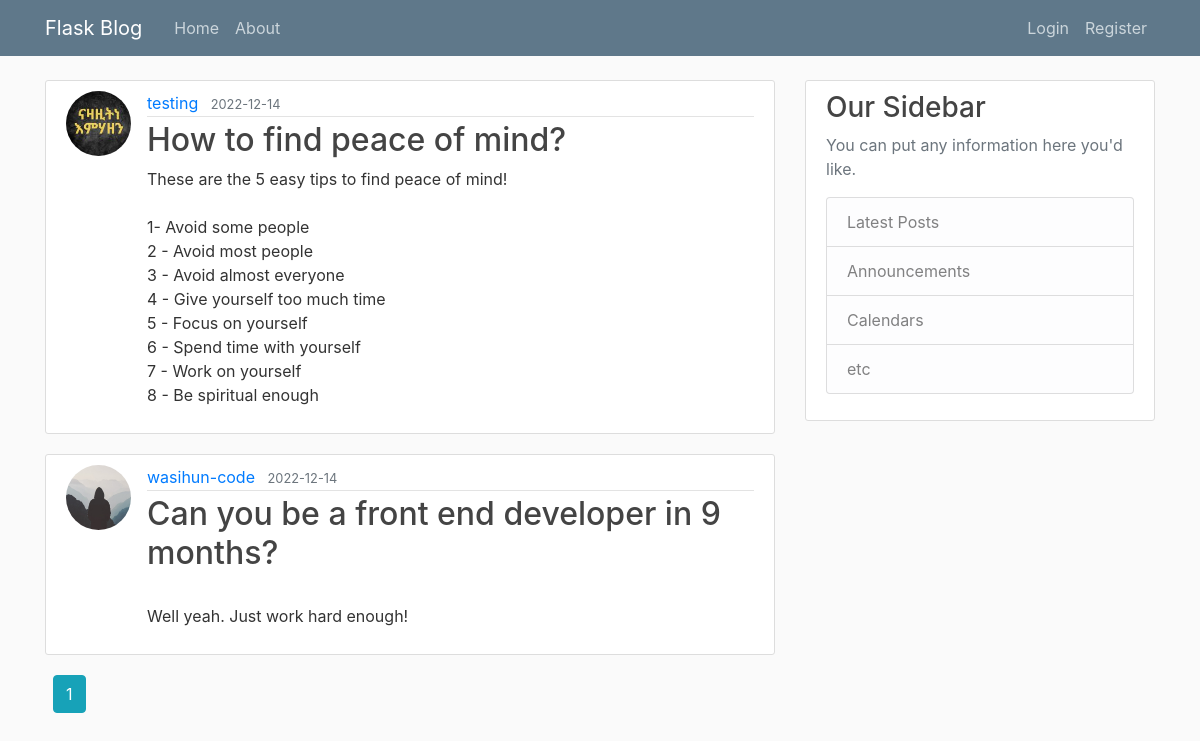
The page /index on the database as committed earlier.
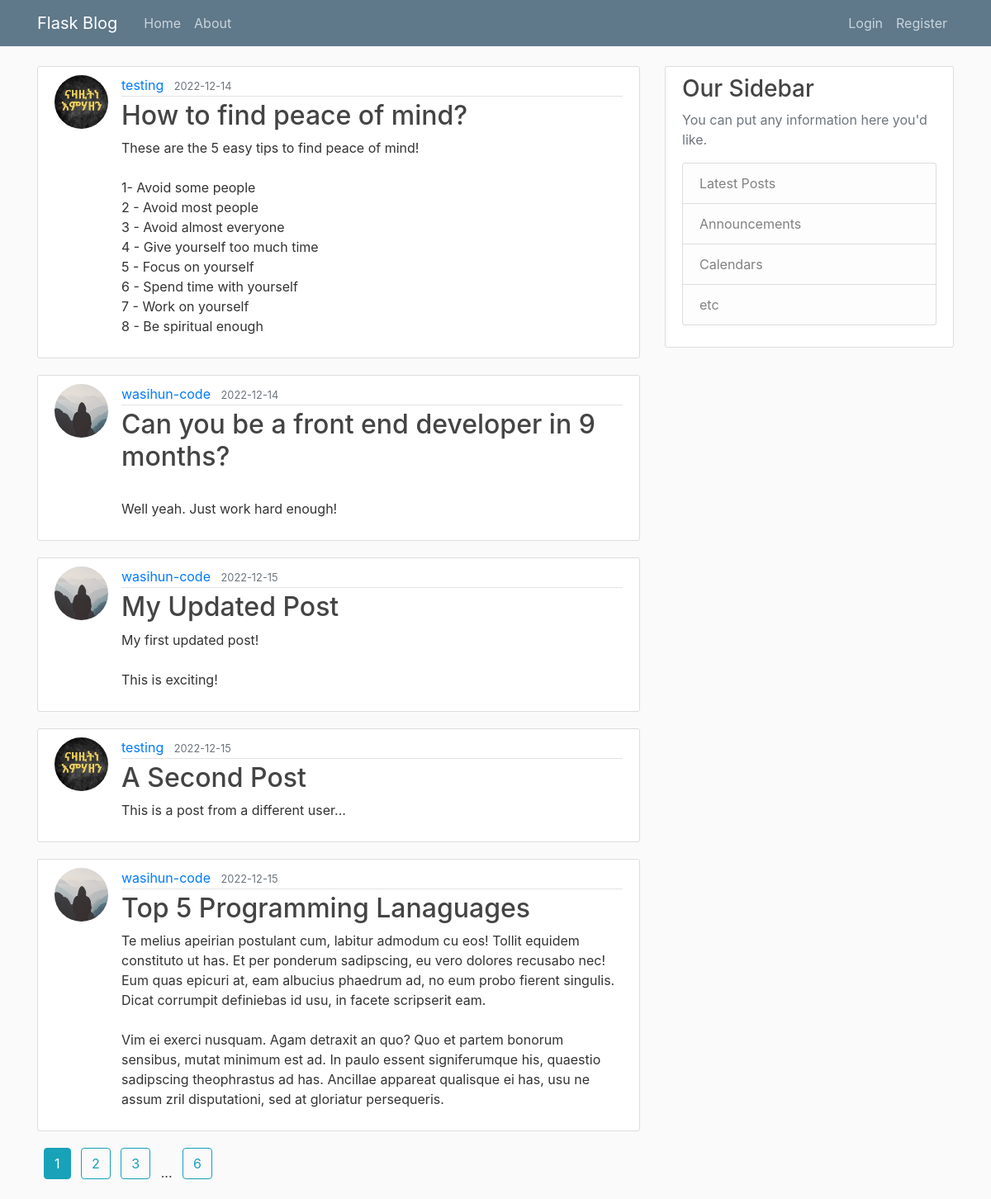
The same page on the database as committed later.
### flaskblog/models.py (models this page shows, shortened)
class Post(db.Model):
    id = db.Column(db.Integer, primary_key=True)
    title = db.Column(db.String(100), nullable=False, unique=True)
    date_posted = db.Column(db.DateTime, nullable=False, default=datetime.utcnow())
    content = db.Column(db.Text, nullable=False)
    user_id = db.Column(db.Integer, db.ForeignKey("user.id"), nullable=False)

class User(db.Model, UserMixin):
    id = db.Column(db.Integer, primary_key=True)
    username = db.Column(db.String(20), unique=True, nullable=False)
    email = db.Column(db.String(120), unique=True, nullable=False)
    password = db.Column(db.String(60), nullable=False)
    image = db.Column(
        db.String(20),
        nullable=False,
        default="default.jpg",
    )
    posts = db.relationship("Post", backref="author", lazy=True)

### flaskblog/routes.py (the view)
@app.route("/")
@app.route("/index")
def index() -> str:
    page = request.args.get("page", 1, type=int)
    posts = Post.query.paginate(per_page=5, page=page)
    return render_template("index.html", posts=posts)

### flaskblog/templates/index.html (shortened to what this page needs)
{% extends 'layout.html' %}
{% block content %}
    {% for post in posts %}
        <article class="media content-section">
            <img class="rounded-circle article-img"
                src="{{url_for('static', filename='profile_pictures/'+post.author.image)}}" />
                <div class="media-body">
                    <div class="article-metadata">
                        <a class="mr-2" href="#">{{ post.author.username }}</a>
                        <small class="text-muted">{{ post.date_posted.strftime('%Y-%m-%d') }}</small>
                    </div>
                    <h2><a class="article-title" href=" {{ url_for('post', post_id=post.id) }} ">
                        {{ post.title }}</a></h2>
                    <p class="article-content">{{ post.content }}</p>
                </div>
        </article>
    {% endfor %}
    {% for page_num in posts.iter_pages(left_edge=1, right_edge=1, left_current=1, right_current=2) %}
        {% if page_num %}
            {% if posts.page == page_num %}
                <a class="btn btn-info ml-2 mb-4" href={{ url_for('index', page=page_num)}}> {{ page_num }} </a>
            {% else %}
                <a class="btn btn-outline-info ml-2 mb-4" href={{ url_for('index', page=page_num )}}> {{ page_num }} </a>
            {% endif %}
        {% else %}
            <span class="ml-2"> ... </span>
        {% endif %}
    {% endfor %}
{% endblock content %}

### flaskblog/templates/layout.html (shortened to what this page needs)
<!doctype html>
<html lang="en">
  <head>
    <link rel="stylesheet" href="https://stackpath.bootstrapcdn.com/bootstrap/4.3.1/css/bootstrap.min.css">
    <link rel="stylesheet" type="text/css" href=" {{ url_for('static', filename='styles.css') }}" />
  </head>
  <body>
    <header class="site-header">
        <nav class="navbar navbar-expand-md navbar-dark bg-steel fixed-top">
          <div class="container">
            <a class="navbar-brand mr-4" href="/">Flask Blog</a>
            <div class="collapse navbar-collapse" id="navbarToggle">
              <div class="navbar-nav mr-auto">
                <a class="nav-item nav-link" href="{{ url_for('index') }}">Home</a>
                <a class="nav-item nav-link" href="{{ url_for('about') }}">About</a>
              </div>
              <div class="navbar-nav">
                {% if current_user.is_authenticated %}
                    <a class="nav-item nav-link" href="{{ url_for('new_post') }}">New Post</a>
                    <a class="nav-item nav-link" href="{{ url_for('account') }}">Account</a>
                    <a class="nav-item nav-link" href="{{ url_for('logout') }}">Logout</a>
                {% else %}
                    <a class="nav-item nav-link" href="{{ url_for('login') }}">Login</a>
                    <a class="nav-item nav-link" href="{{ url_for('register') }}">Register</a>
                {% endif %}
              </div>
            </div>
          </div>
        </nav>
      </header>
      <main role="main" class="container mt-5">
        <div class="row">
          <div class="col-md-8">
            {% block content %}
            {% endblock %}
          </div>
          <div class="col-md-4">
            <div class="content-section">
              <h3>Our Sidebar</h3>
              <p class='text-muted'>You can put any information here you'd like.
                <ul class="list-group">
                  <li class="list-group-item list-group-item-light">Latest Posts</li>
                  <li class="list-group-item list-group-item-light">Announcements</li>
                  <li class="list-group-item list-group-item-light">Calendars</li>
                  <li class="list-group-item list-group-item-light">etc</li>
                </ul>
              </p>
            </div>
          </div>
        </div>
      </main>
    </body>
</html>

### flaskblog/static/styles.css (style rules this page uses)
body { background: #fafafa; color: #333333; margin-top: 5rem; }
h1, h2, h3, h4, h5, h6 { color: #444444; }
.bg-steel { background-color: #5f788a; }
.site-header .navbar-nav .nav-link { color: #cbd5db; }
.content-section { background: #ffffff; padding: 10px 20px; border: 1px solid #dddddd; border-radius: 3px; margin-bottom: 20px; }
.article-title { color: #444444; }
.article-content { white-space: pre-line; }
.article-img { height: 65px; width: 65px; margin-right: 16px; }
.article-metadata { padding-bottom: 1px; margin-bottom: 4px; border-bottom: 1px solid #e3e3e3 }

Rows that differ between the two databases and show on the page:
added Post: image (placeholder picture), author.username "wasihun-code", date_posted "2022-12-15", title "My Updated Post", content "My first updated post! This is exciting!"
added Post: image (picture), author.username "testing", date_posted "2022-12-15", title "A Second Post", content "This is a post from a different user..."
added Post: image (placeholder picture), author.username "wasihun-code", date_posted "2022-12-15", title "Top 5 Programming Lanaguages", content "Te melius apeirian postulant cum, labitur admodum cu eos! Tollit equidem constituto ut has. Et per ponderum sadipscing, eu vero dolores recusabo nec! Eum quas epicuri at, eam albucius phaedrum ad, no eum probo fierent singulis. Dicat corrumpit definiebas id usu, in facete scripserit eam. Vim ei exerci nusquam. Agam detraxit an quo? Quo et partem bonorum sensibus, mutat minimum est ad. In paulo essent signiferumque his, quaestio sadipscing theophrastus ad has. Ancillae appareat qualisque ei has, usu ne assum zril disputationi, sed at gloriatur persequeris."
Other text that changed with them:
new list line: "2"
new list line: "3"
new list line: "6"
